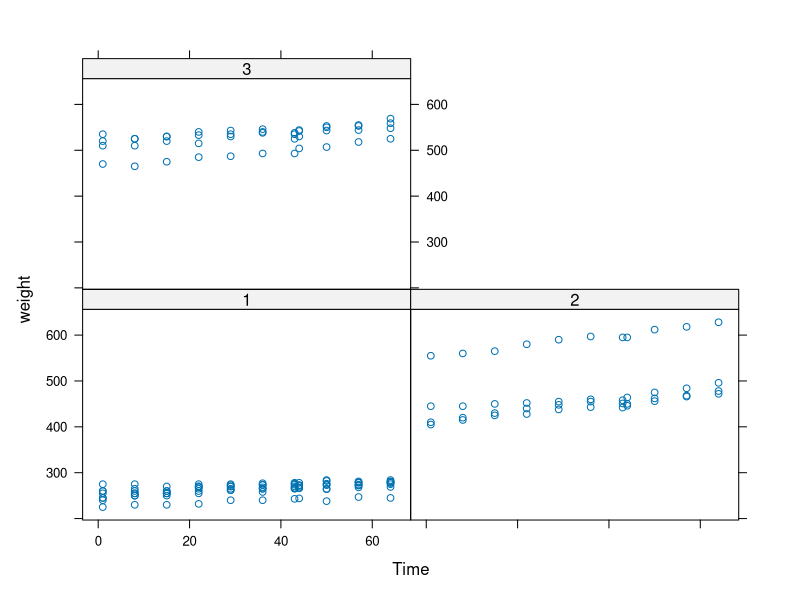
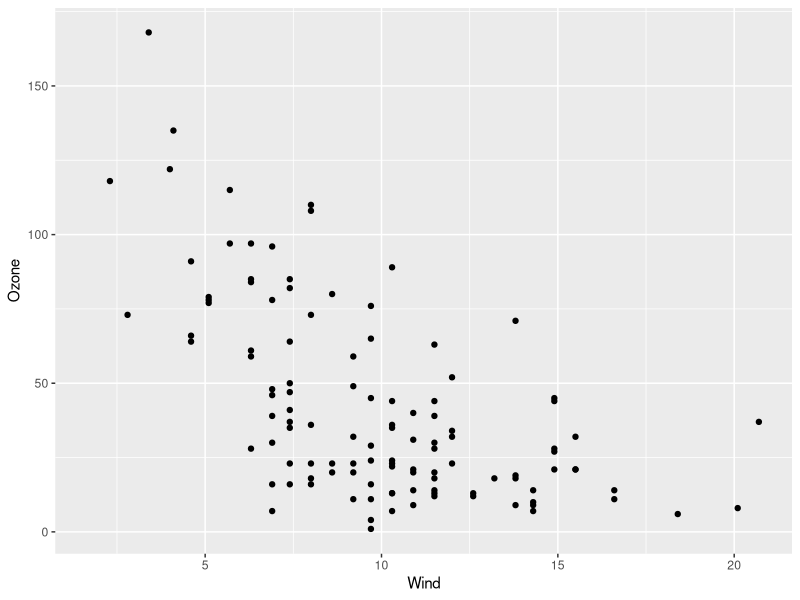
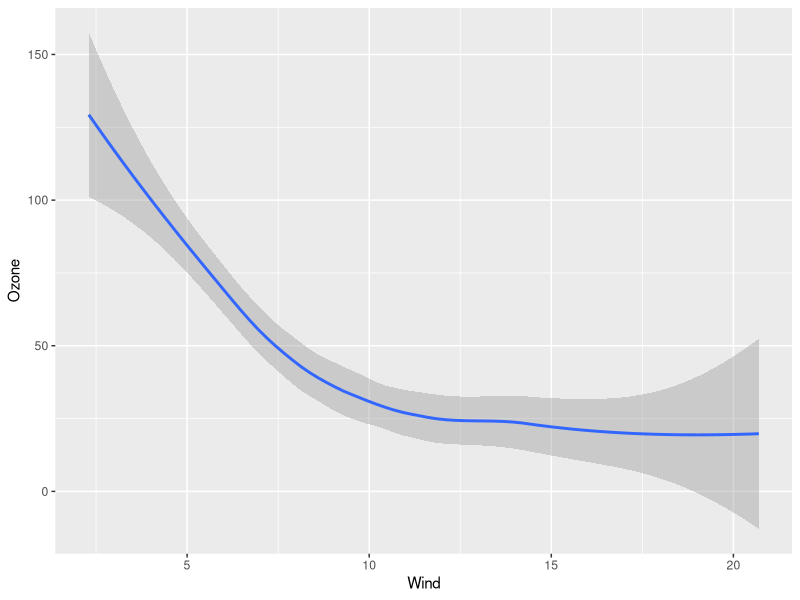
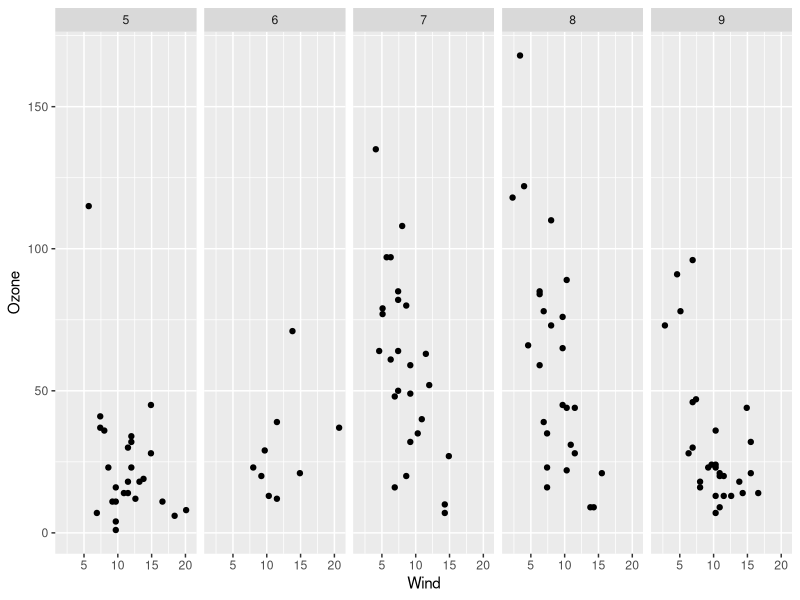
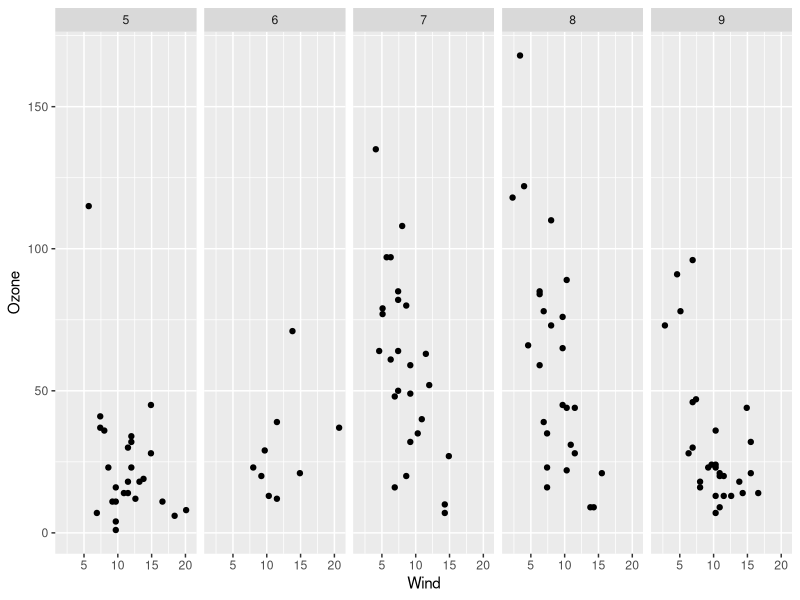

R code for these plots, in order: (Note: this script raises an error after producing the figures.)
## Question 2
library(nlme)
library(lattice)
xyplot(weight ~ Time | Diet, BodyWeight)

## Question 4
library(lattice)
library(datasets)
data(airquality)
p <- xyplot(Ozone ~ Wind | factor(Month), data = airquality)

## Question 7
library(datasets)
data(airquality)
library(ggplot2)

qplot(Wind, Ozone, data = airquality)

qplot(Wind, Ozone, data = airquality, geom = "smooth")

airquality = transform(airquality, Month = factor(Month))
qplot(Wind, Ozone, data = airquality, facets = . ~ Month)

qplot(Wind, Ozone, data = airquality, facets = . ~ factor(Month))

## Question 9
library(ggplot2)
g <- ggplot(movies, aes(votes, rating))
print(g)

## Question 10
qplot(votes, rating, data = movies)